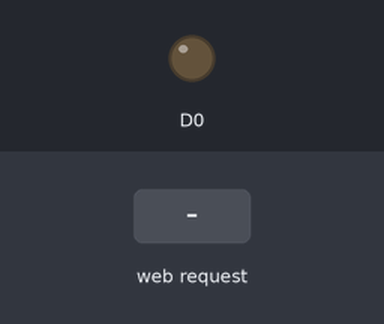
Bench run of a sketch on a simulated ESP8266 (NodeMCU). Parts: output pins drawn as LEDs (lit = HIGH). Inputs (shaded band) come from the test bench. WiFi joins after 1.5 s; servers stay silent unless stated; what the sketch prints to the serial monitor is not drawn.

Above: at 4.7 s.
4.8 s: HTTP request GET /?status=1 received
At 7.5 s:
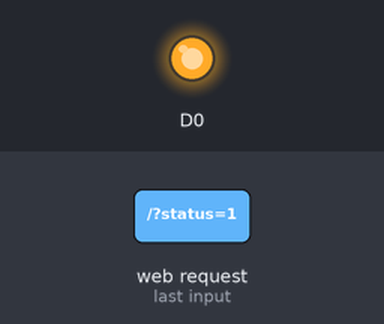
9.1 s: HTTP request GET / received
At 11.3 s:
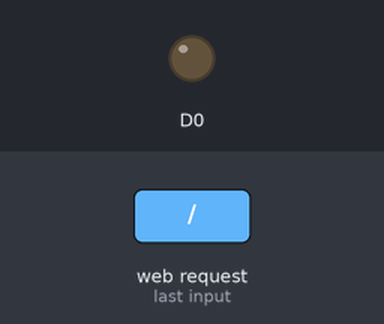
13.4 s: HTTP request GET /?status=1&datasend=1 received
At 15.2 s:
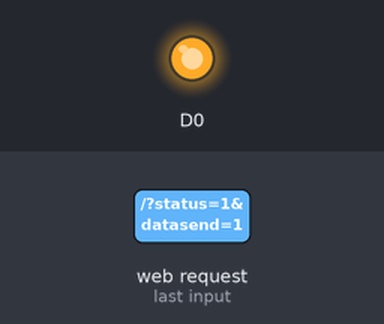
Timing chart, 0 to 16.7 s (numbered marks = the images above; inputs shaded):
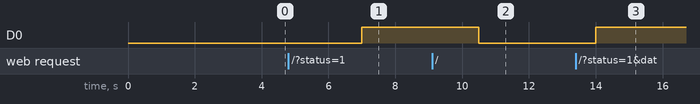

Measured:
- after the input at 4.8 s, D0: LOW → HIGH after 2.2 s
- after the input at 9.1 s, D0: HIGH → LOW after 1.4 s
- after the input at 13.4 s, D0: LOW → HIGH after 0.60 s

The sketch:

Main_Server.ino
```cpp
// THE SERVER SIDE PROGRAMMING
/*
 * it has main server.com host to  controlling the device
 * server.com/home for main
 * uses html and jquery to send information in POST request only
 * responsive design is main proirity
 * Server should be in STATION AND AP MODE
 */

#include <ESP8266WiFi.h>
#include <WiFiClient.h>
#include <ESP8266WebServer.h>
#include <ESP8266mDNS.h>

ESP8266WebServer Server(80);
//details of Home NetWork
 char homessid [20];
 char homepassword[20] ;

String HomeSSID = "PHANI";
String HomePassword = "wicked4me2c";

static String data;
static String statusprint;
static String dataneed;

void setup(){


  pinMode(D0,OUTPUT);

  Serial.begin(9600);

  HomeSSID.toCharArray(homessid,20);
  WiFi.hostname("autohomes");
  HomePassword.toCharArray(homepassword,20);
  WiFi.begin(homessid,homepassword);
  WiFi.mode(WIFI_AP_STA);

    while ( WiFi.status() != WL_CONNECTED ) {
    delay ( 500 );
    Serial.print ( "." );
    Serial.println("Please wait while connecting to your Home Network " + HomeSSID);
    delay(3000);
}

    Serial.println("begin");
    Serial.print(WiFi.localIP());
    Server.on("/",HomePage);
    Server.begin();


}


void loop(){
  Server.handleClient();
  LEDchange();
  if(data=="1"){
      statusprint= "off";
    }else statusprint ="on";


  Serial.print(data + " and " + statusprint);
  delay(3500);

  }


  void HomePage(){
/* it is the main html source for our main page
 * it includes js,jquery, and html and css shit in it
 * gotto check the flash storage issues in the page
 *page information and shit
 * snprintf converts our entire html code to char in HomeHTML var
 * and this var is the main Page
 * set variables in the HTML  code
 */
 /*VARIABLES ARE
  *  data,status.
  */

Statuschanger();

String HomeHTML =
"<!DOCTYPE HTML> \n"
"\n"
"<html>\n"
"<script src=\"https://ajax.googleapis.com/ajax/libs/jquery/3.2.1/jquery.min.js\"></script>\n"
"<h1>THIS IS THE SWITCH PAGE\t</h1>\n"
"<br>\n"
"<p>\n"
"<input type =\"submit\" id=\"AddButton\" value=\"add switch\">\n"
"</p>\n"
"<div id =\"SwitchBlock\">\n"
"SWITCH ONE STATE: \n"
"<input type =\"submit\" id=\"ONSTATE\" value=\"ON\">\n"
"<input type =\"submit\" id=\"OFFSTATE\" value=\"OFF\">\n"
"<input type = \"text\" id=\"Senddata\">\n"
"<br>\n"
"</div>\n"
"<div id=\"stateprint\">\n"
"</div>\n"
"<script>\n"
"var ONbutton = document.getElementById(\"ONSTATE\");\n"
"var OFFbutton = document.getElementById(\"OFFSTATE\");\n"
"var addswitch = document.getElementById(\"AddButton\");\n"
"var dataneed ;\n"
"var state=null;\n"
"var statusprint = null;\n"                                                                  //here
"\n"
"ONbutton.addEventListener(\"click\",function(){\n"
"state = 1;\n"
"dataneed = $(\"#Senddata\").val();\n"
"\n"
"\n"
"$.post(\"/\",{status : state , datasend : dataneed },function(){\n"
"\t\t$(\"#stateprint\").html(\"the Switch is turned on );\n"                   //here
"\n"
"});\n"
"});\n"
"OFFbutton.addEventListener(\"click\",function(){\n"
"state = 0;\n"
"dataneed = $(\"#Senddata\").val();\n"
"$.post(\"/\",{status : state, datasend : dataneed},function(){\n"
"$(\"#stateprint\").html(\" the Switch is turned  on           \");\n"                       //here
"\n"
"});\n"
"});\n"
"window.setInterval(function(){\n"
"DynamicChange();\t\n"
"}, 2000);\n"
"function DynamicChange(){\n"
"$(\"#stateprint\").html(\" still the switch is turned \"+ \" "   + Statuschanger()+                    " \" ) ;\n"              //here
"console.log(\"Updated\");\n"
"}\n"
"var i = 0;\n"
"function AddSwitch(number){\n"
"var text = \" SWITCH ONE STATE: <input type =\\\"submit\\\" \\\"id = switch \" + i + \" \\\"  \\\" value=\\\"ON\\\"> <input type =\\\"submit\\\"  value=\\\"OFF\\\"> <br> \";\n"
"for( var f=0;f<number;f++){\n"
"$(\"#SwitchBlock\").append (text);\n"
"i += 1;\n"
"console.log(\"switch\" + i);\n"
"}}\n"
"addswitch.addEventListener(\"click\",function(){\n"
"AddSwitch(1);\n"
"});\n"
"</script>\n"
"</html>\n"
"\n"
"\n"
"";

Server.send(200,"text/html",HomeHTML);
    data = Server.arg("status");
    dataneed = Server.arg("datasend");
    Serial.println(dataneed);
    Serial.println(data);
    }


  String Statuschanger(){
      if(data =="1"){
       return  statusprint ="On";
        }else return statusprint ="Off";
    }

void LEDchange(){
  if(data== "1"){
    digitalWrite(D0,HIGH);
    }else digitalWrite(D0,LOW);

  }
```
